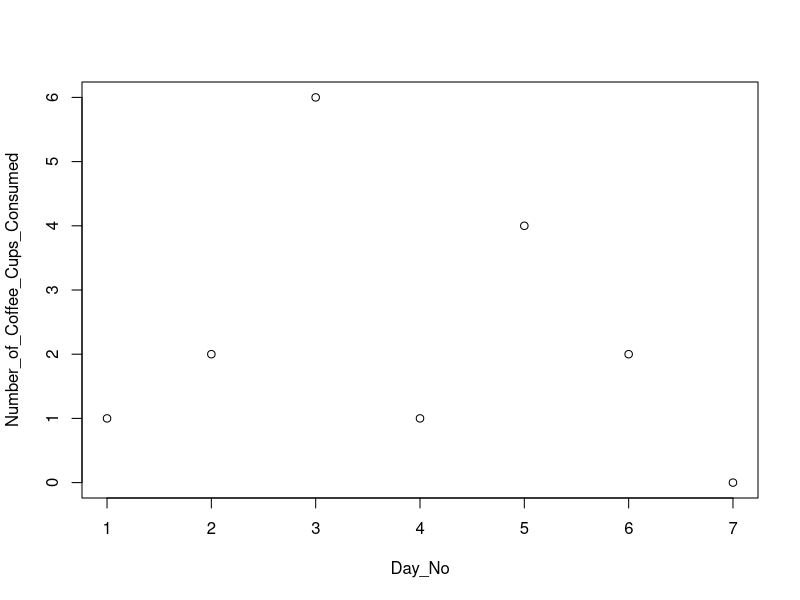

Write the R code that produced this figure.
## ---- chunk 1
knitr::opts_chunk$set(echo = TRUE)
## ---- chunk 2
coffee_consumption <- matrix(c(1,1,2,2,3,6,4,1,5,4,6,2,7,0), ncol=2, byrow = TRUE)
colnames(coffee_consumption) <- c('Day_No', 'Number_of_Coffee_Cups_Consumed')
## ---- chunk 3
plot(coffee_consumption)
